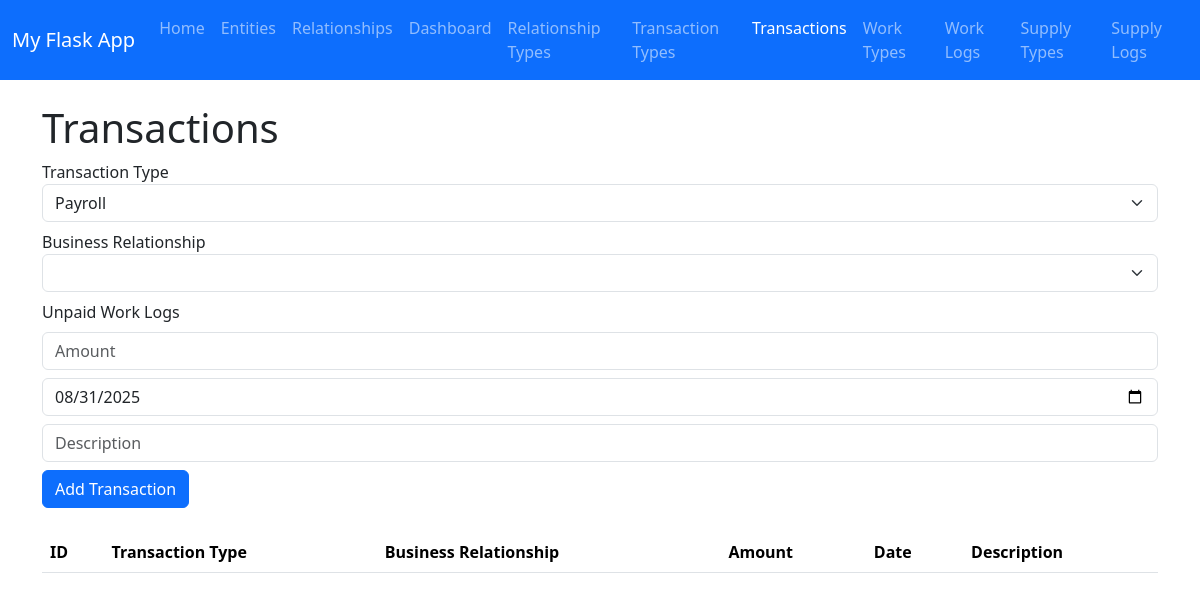
The app's page /transactions, older data.
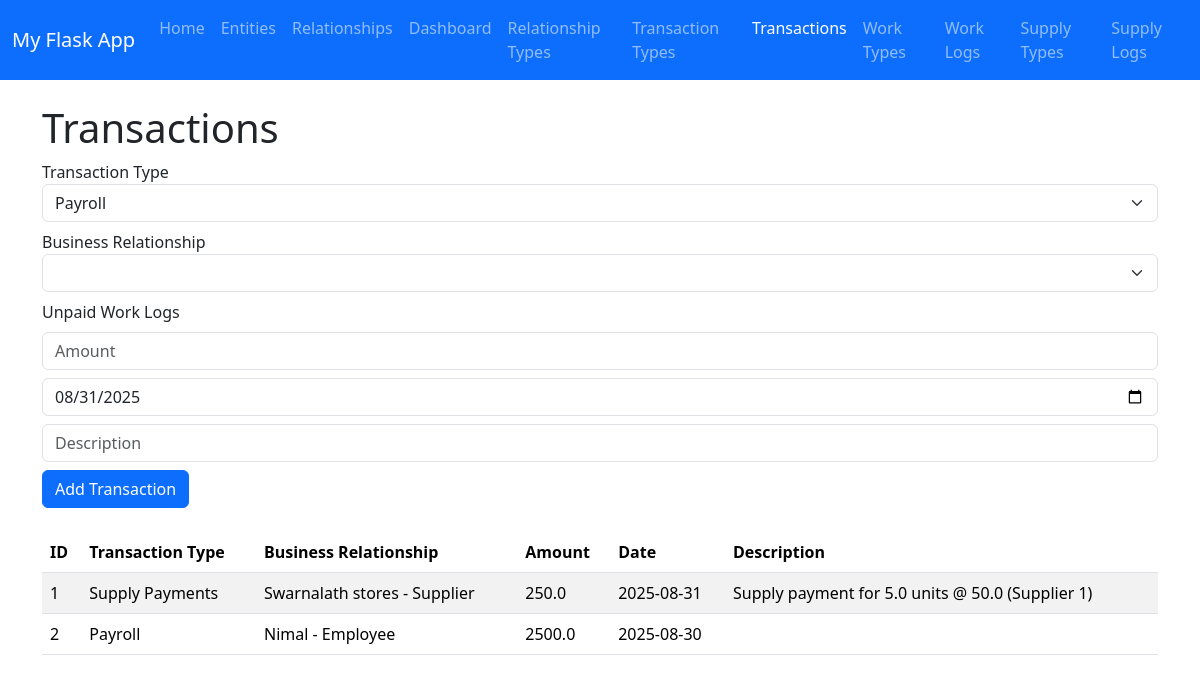
The same page, newer data.
### app.py (models this page shows, shortened)
class Transaction(db.Model):
    __tablename__ = "transaction"
    id = db.Column(db.Integer, primary_key=True)  # Unique ID
    transaction_type_id = db.Column(db.Integer, db.ForeignKey('transaction_type.id'), nullable=False)
    relationship_id = db.Column(db.Integer, db.ForeignKey('relationship.id'), nullable=False)
    amount = db.Column(db.Float, nullable=False)
    date = db.Column(db.Date, nullable=False, default=datetime.utcnow)
    description = db.Column(db.String(250), nullable=True)
    transaction_type = db.relationship('TransactionType')
    relationship = db.relationship('Relationship')
    payrolls = db.relationship("Payroll", backref="parent_transaction", lazy=True)

class TransactionType(db.Model):
    __tablename__ = "transaction_type"
    id = db.Column(db.Integer, primary_key=True)  # Unique ID
    name = db.Column(db.String(100), nullable=False, unique=True)
    description = db.Column(db.String(250), nullable=True)

class Entity(db.Model):
    id = db.Column(db.Integer, primary_key=True)  # Unique ID
    name = db.Column(db.String(100), nullable=False)
    email = db.Column(db.String(120), nullable=False, unique=True)
    phone = db.Column(db.String(20), nullable=False)
    address = db.Column(db.String(200), nullable=True)  # New attribut

class RelationshipType(db.Model):
    __tablename__ = "relationship_type"
    id = db.Column(db.Integer, primary_key=True)  # Unique ID
    name = db.Column(db.String(100), nullable=False, unique=True)
    description = db.Column(db.String(250), nullable=True)

### app.py (the view)
@app.route("/transactions")
def transactions():
    all_transactions = Transaction.query.all()
    transaction_types = TransactionType.query.all()
    relationships = Relationship.query.all()
    return render_template(
        "transactions.html",
        title="Transactions",
        transactions=all_transactions,
        transaction_types=transaction_types,
        relationships=relationships,
        datetime=datetime
    )

### templates/transactions.html (shortened to what this page needs)
{% extends "base.html" %}
{% block content %}
<h1>Transactions</h1>
<form method="POST" action="{{ url_for('add_transaction') }}" class="mb-4">
    <div class="mb-2">
        <label>Transaction Type</label>
        <select id="transaction_type" name="transaction_type_id" class="form-select" required>
            {% for t in transaction_types %}
            <option value="{{ t.id }}">{{ t.name }}</option>
            {% endfor %}
        </select>
    </div>
    <div class="mb-2">
        <label>Business Relationship</label>
        <select id="relationship_id" name="relationship_id" class="form-select" required>
        </select>
    </div>
    <div id="worklogs-section" class="mb-2" style="display:none;">
        <label>Unpaid Work Logs</label>
    </div>
    <div class="mb-2">
        <input type="number" step="0.01" id="amount" name="amount" placeholder="Amount" class="form-control" required>
    </div>
    <div class="mb-2">
        <input type="date" name="date" class="form-control"
           value="{{ datetime.utcnow().date() }}" required>
    </div>
    <div class="mb-2">
        <input type="text" name="description" placeholder="Description" class="form-control">
    </div>
    <button type="submit" class="btn btn-primary">Add Transaction</button>
</form>
<table class="table table-striped">
    <thead>
        <tr>
            <th>ID</th>
            <th>Transaction Type</th>
            <th>Business Relationship</th>
            <th>Amount</th>
            <th>Date</th>
            <th>Description</th>
        </tr>
    </thead>
    <tbody>
        {% for txn in transactions %}
        <tr>
            <td>{{ txn.id }}</td>
            <td>{{ txn.transaction_type.name }}</td>
            <td>{{ txn.relationship.entity.name }} - {{ txn.relationship.relationship_type.name }}</td>
            <td>{{ txn.amount }}</td>
            <td>{{ txn.date }}</td>
            <td>{{ txn.description }}</td>
        </tr>
        {% endfor %}
    </tbody>
</table>
{% endblock %}

### templates/base.html (shortened to what this page needs)
<!DOCTYPE html>
<html>
<head>
    <link href="https://cdn.jsdelivr.net/npm/bootstrap@5.3.2/dist/css/bootstrap.min.css" rel="stylesheet">
</head>
<body>
    <nav class="navbar navbar-expand-lg navbar-dark bg-primary">
      <div class="container-fluid">
        <a class="navbar-brand" href="/">My Flask App</a>
        <div class="collapse navbar-collapse" id="navbarNav">
          <ul class="navbar-nav">
            <li class="nav-item">
              <a class="nav-link {% if title=='Home' %}active{% endif %}" href="/">Home</a>
            </li>
            <li class="nav-item">
              <a class="nav-link {% if title=='Entities' %}active{% endif %}" href="/entities">Entities</a>
            </li>
            <li class="nav-item">
              <a class="nav-link {% if title=='Relationships' %}active{% endif %}" href="/relationships">Relationships</a>
            </li>
            <li class="nav-item">
              <a class="nav-link {% if title=='Dashboard' %}active{% endif %}" href="/dashboard">Dashboard</a>
            </li>
            <li class="nav-item">
                <a class="nav-link {% if title=='Relationship Types' %}active{% endif %}" href="/relationship_types">Relationship Types</a>
            </li>
            <li class="nav-item">
                <a class="nav-link {% if title=='Transaction Types' %}active{% endif %}" href="/transaction_types">Transaction Types</a>
            </li>
            <li class="nav-item">
                <a class="nav-link {% if title=='Transactions' %}active{% endif %}" href="/transactions">Transactions</a>
            </li>
            <li class="nav-item">
              <a class="nav-link {% if title=='Work Types' %}active{% endif %}"
                 href="{{ url_for('worktypes') }}">
                Work Types
              </a>
            </li>
            <li class="nav-item"><a class="nav-link" href="{{ url_for('worklogs') }}">Work Logs</a></li>
            <li class="nav-item">
              <a class="nav-link" href="{{ url_for('supply_types') }}">Supply Types</a>
            </li>
            <li class="nav-item">
              <a class="nav-link" href="{{ url_for('supply_logs') }}">Supply Logs</a>
            </li>
          </ul>
        </div>
      </div>
    </nav>
    <div class="container mt-4">
        {% block content %}{% endblock %}
    </div>
</body>
</html>

Row changes from the older to the newer data that the page shows:
added Transaction: id "1", transaction_type.name "Supply Payments", relationship.entity.name "Swarnalath stores", relationship.relationship_type.name "Supplier", amount "250.0", date "2025-08-31", description "Supply payment for 5.0 units @ 50.0 (Supplier 1)"
added Transaction: id "2", transaction_type.name "Payroll", relationship.entity.name "Nimal", relationship.relationship_type.name "Employee", amount "2500.0", date "2025-08-30"
